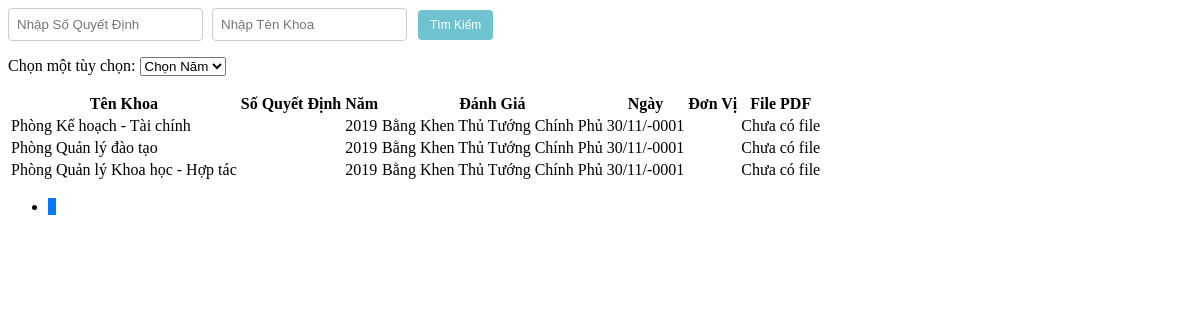
The app's page /Admin/xetdanhgiaTTttcpview.php, older data.
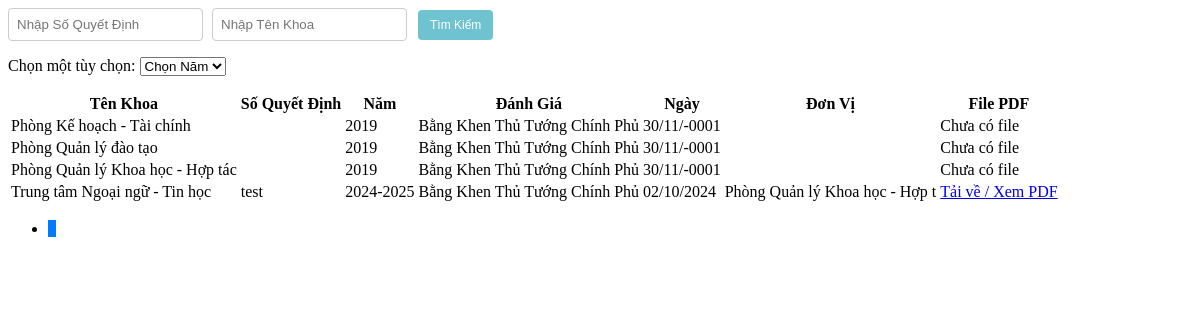
The same page, newer data.
### tables this page shows
CREATE TABLE `danhgiatt` (
  `MaDGTT` int(20) NOT NULL,
  `MaKhoa` int(20) NOT NULL,
  `SoQD` varchar(100) NOT NULL,
  `Manam` int(20) NOT NULL,
  `DanhGia` varchar(50) NOT NULL DEFAULT 'Chờ Đánh Giá',
  `Ngay` date NOT NULL,
  `DonVi` varchar(30) NOT NULL,
  `FilePDF` varchar(50) DEFAULT NULL
);

CREATE TABLE `khoa` (
  `MaKhoa` int(20) NOT NULL,
  `TenKhoa` varchar(50) NOT NULL,
  `MoTa` varchar(100) NOT NULL
);

CREATE TABLE `nam` (
  `Manam` int(20) NOT NULL,
  `Nam` varchar(20) NOT NULL
);

### Admin/danhgiaTT.php (called while the page is built, shortened)
<?php
include('./Khoa.php');
include('./nam.php');
class DanhgiaTT {
    public static function layTongSoDanhGiattcp($conn) {
        $sql = "SELECT COUNT(*) FROM danhgiatt WHERE DanhGia IN ('Bằng Khen Thủ Tướng Chính Phủ')";
        $result = $conn->query($sql);
        $row = $result->fetch_row();
        return $row[0];
    }
    public static function layDanhGiattcp($conn, $startFrom, $recordsPerPage) {
        $sql = "SELECT * FROM danhgiatt WHERE DanhGia IN ('Bằng Khen Thủ Tướng Chính Phủ') ORDER BY Manam ASC LIMIT $startFrom, $recordsPerPage";
        $result = $conn->query($sql);
        $danhgiattList = array();
        if ($result->num_rows > 0) {
            while($row = $result->fetch_assoc()) {
                $khoa_obj = Khoa::layKhoa($conn, $row["MaKhoa"]);
                $nam_obj = Nam::laynam($conn, $row["Manam"]);
                $danhgiatt_obj = new DanhgiaTT();
                $danhgiatt_obj->MaDGTT = $row["MaDGTT"];
                $danhgiatt_obj->MaKhoa = $khoa_obj->TenKhoa;
                $danhgiatt_obj->SoQD = $row["SoQD"];
                $danhgiatt_obj->Manam = $nam_obj->Nam;
                $danhgiatt_obj->DanhGia = $row["DanhGia"];
                $danhgiatt_obj->Ngay = $row["Ngay"];
                $danhgiatt_obj->DonVi = $row["DonVi"];
                $danhgiatt_obj->FilePDF = $row["FilePDF"];
                $danhgiattList[] = $danhgiatt_obj;
            }
        }
        return $danhgiattList;
    }
}
?>

### Admin/Khoa.php (called while the page is built, shortened)
<?php
class Khoa {
    public static function layKhoa($conn, $id) {
        $sql = "SELECT * FROM Khoa WHERE MaKhoa = $id";
        $result = mysqli_query($conn, $sql);
        $Khoa = new Khoa();
        if ($row = mysqli_fetch_assoc($result)) {
            $Khoa->MaKhoa = $row['MaKhoa'];
            $Khoa->TenKhoa = $row['TenKhoa'];
            $Khoa->MoTa = $row["MoTa"];
        }
        return $Khoa;
    }
}
?>

### Admin/nam.php (called while the page is built, shortened)
<?php
    class Nam {
        public static function laynam($conn, $id) {
            $sql = "SELECT * FROM nam WHERE Manam = $id";
            $result = mysqli_query($conn, $sql);
            $nam = new Nam();
            $row = mysqli_fetch_assoc($result);
            $nam->Manam = $row['Manam'];
            $nam->Nam = $row['Nam'];
            return $nam;
        }
    }
?>

### Admin/xetdanhgiaTTttcpview.php (the view, shortened to what this page needs)
<?php
include('./danhgiaTT.php');
$recordsPerPage = 10;
$currentPage = isset($_GET['page']) ? (int)$_GET['page'] : 1;
$startFrom = ($currentPage - 1) * $recordsPerPage;
$totalRecords = DanhgiaTT::layTongSoDanhGiattcp($conn);
$totalPages = ceil($totalRecords / $recordsPerPage);
$data = DanhgiaTT::layDanhGiattcp($conn, $startFrom, $recordsPerPage);
$awardMap = array(
    'Bằng Khen Thủ Tướng Chính Phủ' => 'Bằng Khen Thủ Tướng Chính Phủ',
);
?>
<div class="search-box">
    <input type="text" id="searchSoQD" placeholder="Nhập Số Quyết Định" />
    <input type="text" id="searchTenKhoa" placeholder="Nhập Tên Khoa" />
    <button class="btn btn-custom btn-custom-primary" onclick="searchData()">Tìm Kiếm</button>
</div>
<div class="combobox">
    <label for="options">Chọn một tùy chọn:</label>
    <select name="options" id="options" onchange="fetchAndDisplayDanhGia(this.value)">
        <option value="">Chọn Năm</option>
    </select>
</div>
<table class="table table-bordered">
    <thead>
        <tr>
            <th>Tên Khoa</th>
            <th>Số Quyết Định</th>
            <th>Năm</th>
            <th>Đánh Giá</th>
            <th>Ngày</th>
            <th>Đơn Vị</th>
            <th>File PDF</th>
        </tr>
    </thead>
    <tbody id="danhgiattcp-table-body">
        <?php
        foreach ($data as $item) {
            $danhGia = isset($awardMap[$item->DanhGia]) ? $awardMap[$item->DanhGia] : $item->DanhGia;
        ?>
            <tr>
                <td scope="row"><?php echo htmlspecialchars($item->MaKhoa) ; ?></td>
                <td><?php echo htmlspecialchars($item->SoQD ?? "Cần Thêm Số Quyết Đinh Cho $item->MaKhoa");?></td>
                <td><?php echo htmlspecialchars($item->Manam ?? "Cần Thêm Năm Cho $item->MaKhoa"); ?></td>
                <td><?php echo htmlspecialchars($danhGia);?></td>
                <td><?php echo date_format(date_create($item->Ngay), "d/m/Y");?></td>
                <td><?php echo htmlspecialchars($item->DonVi); ?></td>
                <td>
                    <?php if ($item->FilePDF): ?>
                        <a href="./<?php echo htmlspecialchars($item->FilePDF); ?>" target="_blank">
                            Tải về / Xem PDF
                        </a>
                    <?php else: ?>
                        Chưa có file
                    <?php endif; ?>
                </td>
            </tr>
        <?php
        }
        ?>
    </tbody>
</table>
<nav aria-label="Page navigation">
    <ul class="pagination">
        <?php for ($i = 1; $i <= $totalPages; $i++): ?>
            <li class="page-item <?php echo $i == $currentPage ? 'active' : ''; ?>">
                <a class="page-link" href="?p=danhgiaTTttcpview&page=<?php echo $i; ?>"><?php echo $i; ?></a>
            </li>
        <?php endfor; ?>
    </ul>
</nav>

Row changes from the older to the newer data that the page shows:
added danhgiatt: MaKhoa.TenKhoa "Trung tâm Ngoại ngữ - Tin học", SoQD "test", Manam.Nam "2024-2025", DanhGia "Bằng Khen Thủ Tướng Chính Phủ", Ngay "02/10/2024", DonVi "Phòng Quản lý Khoa học - Hợp t"
